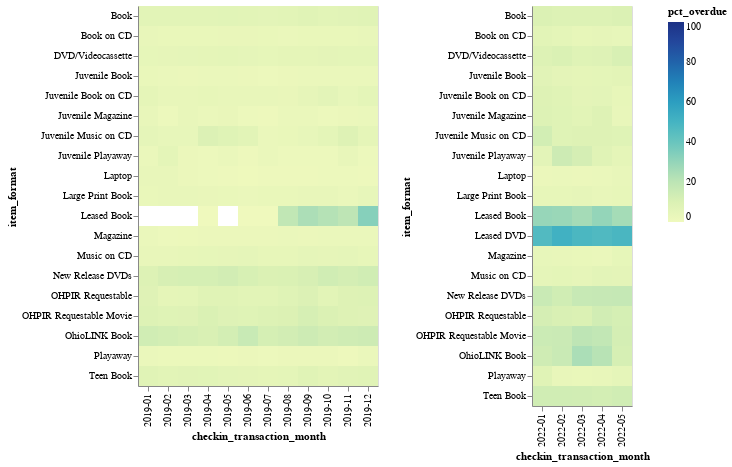

Notebook source saved alongside this figure:
### Code cell
charts[0] | charts[3]

### Figure 1 — Vega-Lite specification as saved in the notebook (floating-point values rounded to 4 significant figures; data arrays with more than 128 entries replaced by an {"elided": "..."} marker saying what was removed)
{"config": {"view": {"continuousWidth": 400, "continuousHeight": 300}}, "hconcat": [{"data": {"name": "data-520d83eb0bea68b014a6511f239903ee"}, "mark": "rect", "encoding": {"color": {"field": "pct_overdue", "scale": {"domain": [0, 100]}, "type": "quantitative"}, "tooltip": [{"field": "item_format", "type": "nominal"}, {"field": "checkin_transaction_month", "type": "nominal"}, {"field": "checkin_transaction_month", "type": "nominal"}, {"field": "pct_overdue", "type": "quantitative"}], "x": {"field": "checkin_transaction_month", "type": "ordinal"}, "y": {"field": "item_format", "type": "ordinal"}}}, {"data": {"name": "data-ebd4f9db6db1053c2f300686da89bcb4"}, "mark": "rect", "encoding": {"color": {"field": "pct_overdue", "scale": {"domain": [0, 100]}, "type": "quantitative"}, "tooltip": [{"field": "item_format", "type": "nominal"}, {"field": "checkin_transaction_month", "type": "nominal"}, {"field": "checkin_transaction_month", "type": "nominal"}, {"field": "pct_overdue", "type": "quantitative"}], "x": {"field": "checkin_transaction_month", "type": "ordinal"}, "y": {"field": "item_format", "type": "ordinal"}}}], "$schema": "https://vega.github.io/schema/vega-lite/v4.17.0.json", "datasets": {"data-520d83eb0bea68b014a6511f239903ee": {"elided": "224 records"}, "data-ebd4f9db6db1053c2f300686da89bcb4": [{"checkin_transaction_month": "2022-01", "checkin_transaction_year": "2022", "itype_code_num": 0, "item_format": "Book", "ptype_code": 0, "count_checkins": 81166, "count_overdue": 8094, "pct_overdue": 9.97, "count_not_overdue": 73072, "avg_overdue_days": -14.55}, {"checkin_transaction_month": "2022-01", "checkin_transaction_year": "2022", "itype_code_num": 2, "item_format": "Juvenile Book", "ptype_code": 0, "count_checkins": 82041, "count_overdue": 5652, "pct_overdue": 6.89, "count_not_overdue": 76389, "avg_overdue_days": -14.92}, {"checkin_transaction_month": "2022-01", "checkin_transaction_year": "2022", "itype_code_num": 4, "item_format": "Teen Book", "ptype_code": 0, "count_checkins": 6770, "count_overdue": 924, "pct_overdue": 13.65, "count_not_overdue": 5846, "avg_overdue_days": -11.1}, {"checkin_transaction_month": "2022-01", "checkin_transaction_year": "2022", "itype_code_num": 6, "item_format": "Leased Book", "ptype_code": 0, "count_checkins": 2130, "count_overdue": 623, "pct_overdue": 29.25, "count_not_overdue": 1507, "avg_overdue_days": -11.36}, {"checkin_transaction_month": "2022-01", "checkin_transaction_year": "2022", "itype_code_num": 20, "item_format": "Large Print Book", "ptype_code": 0, "count_checkins": 7278, "count_overdue": 306, "pct_overdue": 4.2, "count_not_overdue": 6972, "avg_overdue_days": -8.35}, {"checkin_transaction_month": "2022-01", "checkin_transaction_year": "2022", "itype_code_num": 30, "item_format": "Magazine", "ptype_code": 0, "count_checkins": 9990, "count_overdue": 388, "pct_overdue": 3.88, "count_not_overdue": 9602, "avg_overdue_days": -24.35}, {"checkin_transaction_month": "2022-01", "checkin_transaction_year": "2022", "itype_code_num": 31, "item_format": "Juvenile Magazine", "ptype_code": 0, "count_checkins": 315, "count_overdue": 28, "pct_overdue": 8.89, "count_not_overdue": 287, "avg_overdue_days": -10.07}, {"checkin_transaction_month": "2022-01", "checkin_transaction_year": "2022", "itype_code_num": 70, "item_format": "Book on CD", "ptype_code": 0, "count_checkins": 3058, "count_overdue": 200, "pct_overdue": 6.54, "count_not_overdue": 2858, "avg_overdue_days": -5.91}, {"checkin_transaction_month": "2022-01", "checkin_transaction_year": "2022", "itype_code_num": 71, "item_format": "Juvenile Book on CD", "ptype_code": 0, "count_checkins": 515, "count_overdue": 43, "pct_overdue": 8.35, "count_not_overdue": 472, "avg_overdue_days": -17.07}, {"checkin_transaction_month": "2022-01", "checkin_transaction_year": "2022", "itype_code_num": 77, "item_format": "Music on CD", "ptype_code": 0, "count_checkins": 12507, "count_overdue": 607, "pct_overdue": 4.85, "count_not_overdue": 11900, "avg_overdue_days": -22.42}, {"checkin_transaction_month": "2022-01", "checkin_transaction_year": "2022", "itype_code_num": 78, "item_format": "Juvenile Music on CD", "ptype_code": 0, "count_checkins": 412, "count_overdue": 53, "pct_overdue": 12.86, "count_not_overdue": 359, "avg_overdue_days": -7.67}, {"checkin_transaction_month": "2022-01", "checkin_transaction_year": "2022", "itype_code_num": 90, "item_format": "Playaway", "ptype_code": 0, "count_checkins": 493, "count_overdue": 36, "pct_overdue": 7.3, "count_not_overdue": 457, "avg_overdue_days": -16.87}, {"checkin_transaction_month": "2022-01", "checkin_transaction_year": "2022", "itype_code_num": 91, "item_format": "Juvenile Playaway", "ptype_code": 0, "count_checkins": 204, "count_overdue": 12, "pct_overdue": 5.88, "count_not_overdue": 192, "avg_overdue_days": -18.39}, {"checkin_transaction_month": "2022-01", "checkin_transaction_year": "2022", "itype_code_num": 100, "item_format": "New Release DVDs", "ptype_code": 0, "count_checkins": 18340, "count_overdue": 2926, "pct_overdue": 15.95, "count_not_overdue": 15414, "avg_overdue_days": -0.41}, {"checkin_transaction_month": "2022-01", "checkin_transaction_year": "2022", "itype_code_num": 101, "item_format": "DVD/Videocassette", "ptype_code": 0, "count_checkins": 49070, "count_overdue": 4409, "pct_overdue": 8.99, "count_not_overdue": 44661, "avg_overdue_days": -2.83}, {"checkin_transaction_month": "2022-01", "checkin_transaction_year": "2022", "itype_code_num": 105, "item_format": "Leased DVD", "ptype_code": 0, "count_checkins": 2323, "count_overdue": 1078, "pct_overdue": 46.41, "count_not_overdue": 1245, "avg_overdue_days": 1.79}, {"checkin_transaction_month": "2022-01", "checkin_transaction_year": "2022", "itype_code_num": 113, "item_format": "Laptop", "ptype_code": 0, "count_checkins": 779, "count_overdue": 15, "pct_overdue": 1.93, "count_not_overdue": 764, "avg_overdue_days": -0.11}, {"checkin_transaction_month": "2022-01", "checkin_transaction_year": "2022", "itype_code_num": 200, "item_format": "OhioLINK Book", "ptype_code": 0, "count_checkins": 484, "count_overdue": 68, "pct_overdue": 14.05, "count_not_overdue": 416, "avg_overdue_days": 30.6}, {"checkin_transaction_month": "2022-01", "checkin_transaction_year": "2022", "itype_code_num": 230, "item_format": "OHPIR Requestable", "ptype_code": 0, "count_checkins": 1849, "count_overdue": 224, "pct_overdue": 12.11, "count_not_overdue": 1625, "avg_overdue_days": 13.77}, {"checkin_transaction_month": "2022-01", "checkin_transaction_year": "2022", "itype_code_num": 231, "item_format": "OHPIR Requestable Movie", "ptype_code": 0, "count_checkins": 1075, "count_overdue": 165, "pct_overdue": 15.35, "count_not_overdue": 910, "avg_overdue_days": 35.01}, {"checkin_transaction_month": "2022-02", "checkin_transaction_year": "2022", "itype_code_num": 0, "item_format": "Book", "ptype_code": 0, "count_checkins": 72063, "count_overdue": 6526, "pct_overdue": 9.06, "count_not_overdue": 65537, "avg_overdue_days": -15.84}, {"checkin_transaction_month": "2022-02", "checkin_transaction_year": "2022", "itype_code_num": 2, "item_format": "Juvenile Book", "ptype_code": 0, "count_checkins": 80097, "count_overdue": 4506, "pct_overdue": 5.63, "count_not_overdue": 75591, "avg_overdue_days": -17.29}, {"checkin_transaction_month": "2022-02", "checkin_transaction_year": "2022", "itype_code_num": 4, "item_format": "Teen Book", "ptype_code": 0, "count_checkins": 6155, "count_overdue": 835, "pct_overdue": 13.57, "count_not_overdue": 5320, "avg_overdue_days": 0.17}, {"checkin_transaction_month": "2022-02", "checkin_transaction_year": "2022", "itype_code_num": 6, "item_format": "Leased Book", "ptype_code": 0, "count_checkins": 1646, "count_overdue": 469, "pct_overdue": 28.49, "count_not_overdue": 1177, "avg_overdue_days": -11.42}, {"checkin_transaction_month": "2022-02", "checkin_transaction_year": "2022", "itype_code_num": 20, "item_format": "Large Print Book", "ptype_code": 0, "count_checkins": 6859, "count_overdue": 273, "pct_overdue": 3.98, "count_not_overdue": 6586, "avg_overdue_days": -17.25}, {"checkin_transaction_month": "2022-02", "checkin_transaction_year": "2022", "itype_code_num": 30, "item_format": "Magazine", "ptype_code": 0, "count_checkins": 9043, "count_overdue": 320, "pct_overdue": 3.54, "count_not_overdue": 8723, "avg_overdue_days": -24.92}, {"checkin_transaction_month": "2022-02", "checkin_transaction_year": "2022", "itype_code_num": 31, "item_format": "Juvenile Magazine", "ptype_code": 0, "count_checkins": 322, "count_overdue": 25, "pct_overdue": 7.76, "count_not_overdue": 297, "avg_overdue_days": -16.16}, {"checkin_transaction_month": "2022-02", "checkin_transaction_year": "2022", "itype_code_num": 70, "item_format": "Book on CD", "ptype_code": 0, "count_checkins": 2688, "count_overdue": 150, "pct_overdue": 5.58, "count_not_overdue": 2538, "avg_overdue_days": -11.55}, {"checkin_transaction_month": "2022-02", "checkin_transaction_year": "2022", "itype_code_num": 71, "item_format": "Juvenile Book on CD", "ptype_code": 0, "count_checkins": 490, "count_overdue": 37, "pct_overdue": 7.55, "count_not_overdue": 453, "avg_overdue_days": -16.09}, {"checkin_transaction_month": "2022-02", "checkin_transaction_year": "2022", "itype_code_num": 77, "item_format": "Music on CD", "ptype_code": 0, "count_checkins": 11368, "count_overdue": 628, "pct_overdue": 5.52, "count_not_overdue": 10740, "avg_overdue_days": -25.94}, {"checkin_transaction_month": "2022-02", "checkin_transaction_year": "2022", "itype_code_num": 78, "item_format": "Juvenile Music on CD", "ptype_code": 0, "count_checkins": 280, "count_overdue": 22, "pct_overdue": 7.86, "count_not_overdue": 258, "avg_overdue_days": -13.37}, {"checkin_transaction_month": "2022-02", "checkin_transaction_year": "2022", "itype_code_num": 90, "item_format": "Playaway", "ptype_code": 0, "count_checkins": 435, "count_overdue": 16, "pct_overdue": 3.68, "count_not_overdue": 419, "avg_overdue_days": -15.53}, {"checkin_transaction_month": "2022-02", "checkin_transaction_year": "2022", "itype_code_num": 91, "item_format": "Juvenile Playaway", "ptype_code": 0, "count_checkins": 204, "count_overdue": 30, "pct_overdue": 14.71, "count_not_overdue": 174, "avg_overdue_days": -16.12}, {"checkin_transaction_month": "2022-02", "checkin_transaction_year": "2022", "itype_code_num": 100, "item_format": "New Release DVDs", "ptype_code": 0, "count_checkins": 16426, "count_overdue": 2255, "pct_overdue": 13.73, "count_not_overdue": 14171, "avg_overdue_days": -0.34}, {"checkin_transaction_month": "2022-02", "checkin_transaction_year": "2022", "itype_code_num": 101, "item_format": "DVD/Videocassette", "ptype_code": 0, "count_checkins": 44822, "count_overdue": 4623, "pct_overdue": 10.31, "count_not_overdue": 40199, "avg_overdue_days": 0.18}, {"checkin_transaction_month": "2022-02", "checkin_transaction_year": "2022", "itype_code_num": 105, "item_format": "Leased DVD", "ptype_code": 0, "count_checkins": 1639, "count_overdue": 845, "pct_overdue": 51.56, "count_not_overdue": 794, "avg_overdue_days": 2.67}, {"checkin_transaction_month": "2022-02", "checkin_transaction_year": "2022", "itype_code_num": 113, "item_format": "Laptop", "ptype_code": 0, "count_checkins": 926, "count_overdue": 25, "pct_overdue": 2.7, "count_not_overdue": 901, "avg_overdue_days": -0.11}, {"checkin_transaction_month": "2022-02", "checkin_transaction_year": "2022", "itype_code_num": 200, "item_format": "OhioLINK Book", "ptype_code": 0, "count_checkins": 415, "count_overdue": 66, "pct_overdue": 15.9, "count_not_overdue": 349, "avg_overdue_days": -8.05}, {"checkin_transaction_month": "2022-02", "checkin_transaction_year": "2022", "itype_code_num": 230, "item_format": "OHPIR Requestable", "ptype_code": 0, "count_checkins": 1418, "count_overdue": 153, "pct_overdue": 10.79, "count_not_overdue": 1265, "avg_overdue_days": -10.69}, {"checkin_transaction_month": "2022-02", "checkin_transaction_year": "2022", "itype_code_num": 231, "item_format": "OHPIR Requestable Movie", "ptype_code": 0, "count_checkins": 937, "count_overdue": 148, "pct_overdue": 15.8, "count_not_overdue": 789, "avg_overdue_days": 17.19}, {"checkin_transaction_month": "2022-03", "checkin_transaction_year": "2022", "itype_code_num": 0, "item_format": "Book", "ptype_code": 0, "count_checkins": 82632, "count_overdue": 7443, "pct_overdue": 9.01, "count_not_overdue": 75189, "avg_overdue_days": -14.09}, {"checkin_transaction_month": "2022-03", "checkin_transaction_year": "2022", "itype_code_num": 2, "item_format": "Juvenile Book", "ptype_code": 0, "count_checkins": 96055, "count_overdue": 4975, "pct_overdue": 5.18, "count_not_overdue": 91080, "avg_overdue_days": -16.86}, {"checkin_transaction_month": "2022-03", "checkin_transaction_year": "2022", "itype_code_num": 4, "item_format": "Teen Book", "ptype_code": 0, "count_checkins": 7529, "count_overdue": 995, "pct_overdue": 13.22, "count_not_overdue": 6534, "avg_overdue_days": -8.88}, {"checkin_transaction_month": "2022-03", "checkin_transaction_year": "2022", "itype_code_num": 6, "item_format": "Leased Book", "ptype_code": 0, "count_checkins": 1796, "count_overdue": 466, "pct_overdue": 25.95, "count_not_overdue": 1330, "avg_overdue_days": -12.04}, {"checkin_transaction_month": "2022-03", "checkin_transaction_year": "2022", "itype_code_num": 20, "item_format": "Large Print Book", "ptype_code": 0, "count_checkins": 7977, "count_overdue": 368, "pct_overdue": 4.61, "count_not_overdue": 7609, "avg_overdue_days": -16.32}, {"checkin_transaction_month": "2022-03", "checkin_transaction_year": "2022", "itype_code_num": 30, "item_format": "Magazine", "ptype_code": 0, "count_checkins": 10282, "count_overdue": 298, "pct_overdue": 2.9, "count_not_overdue": 9984, "avg_overdue_days": -25.05}, {"checkin_transaction_month": "2022-03", "checkin_transaction_year": "2022", "itype_code_num": 31, "item_format": "Juvenile Magazine", "ptype_code": 0, "count_checkins": 429, "count_overdue": 27, "pct_overdue": 6.29, "count_not_overdue": 402, "avg_overdue_days": -14.82}, {"checkin_transaction_month": "2022-03", "checkin_transaction_year": "2022", "itype_code_num": 70, "item_format": "Book on CD", "ptype_code": 0, "count_checkins": 3030, "count_overdue": 121, "pct_overdue": 3.99, "count_not_overdue": 2909, "avg_overdue_days": -19.36}, {"checkin_transaction_month": "2022-03", "checkin_transaction_year": "2022", "itype_code_num": 71, "item_format": "Juvenile Book on CD", "ptype_code": 0, "count_checkins": 619, "count_overdue": 35, "pct_overdue": 5.65, "count_not_overdue": 584, "avg_overdue_days": -17.42}, {"checkin_transaction_month": "2022-03", "checkin_transaction_year": "2022", "itype_code_num": 77, "item_format": "Music on CD", "ptype_code": 0, "count_checkins": 12453, "count_overdue": 571, "pct_overdue": 4.59, "count_not_overdue": 11882, "avg_overdue_days": -21.63}, {"checkin_transaction_month": "2022-03", "checkin_transaction_year": "2022", "itype_code_num": 78, "item_format": "Juvenile Music on CD", "ptype_code": 0, "count_checkins": 334, "count_overdue": 28, "pct_overdue": 8.38, "count_not_overdue": 306, "avg_overdue_days": -18.45}, {"checkin_transaction_month": "2022-03", "checkin_transaction_year": "2022", "itype_code_num": 90, "item_format": "Playaway", "ptype_code": 0, "count_checkins": 613, "count_overdue": 18, "pct_overdue": 2.94, "count_not_overdue": 595, "avg_overdue_days": -21.13}, {"checkin_transaction_month": "2022-03", "checkin_transaction_year": "2022", "itype_code_num": 91, "item_format": "Juvenile Playaway", "ptype_code": 0, "count_checkins": 214, "count_overdue": 26, "pct_overdue": 12.15, "count_not_overdue": 188, "avg_overdue_days": -15.16}, {"checkin_transaction_month": "2022-03", "checkin_transaction_year": "2022", "itype_code_num": 100, "item_format": "New Release DVDs", "ptype_code": 0, "count_checkins": 18426, "count_overdue": 3078, "pct_overdue": 16.7, "count_not_overdue": 15348, "avg_overdue_days": -1.43}, {"checkin_transaction_month": "2022-03", "checkin_transaction_year": "2022", "itype_code_num": 101, "item_format": "DVD/Videocassette", "ptype_code": 0, "count_checkins": 50511, "count_overdue": 4065, "pct_overdue": 8.05, "count_not_overdue": 46446, "avg_overdue_days": -3.97}, {"checkin_transaction_month": "2022-03", "checkin_transaction_year": "2022", "itype_code_num": 105, "item_format": "Leased DVD", "ptype_code": 0, "count_checkins": 1460, "count_overdue": 707, "pct_overdue": 48.42, "count_not_overdue": 753, "avg_overdue_days": 2.68}, {"checkin_transaction_month": "2022-03", "checkin_transaction_year": "2022", "itype_code_num": 113, "item_format": "Laptop", "ptype_code": 0, "count_checkins": 902, "count_overdue": 18, "pct_overdue": 2.0, "count_not_overdue": 884, "avg_overdue_days": -0.11}, {"checkin_transaction_month": "2022-03", "checkin_transaction_year": "2022", "itype_code_num": 200, "item_format": "OhioLINK Book", "ptype_code": 0, "count_checkins": 442, "count_overdue": 108, "pct_overdue": 24.43, "count_not_overdue": 334, "avg_overdue_days": -5.1}, {"checkin_transaction_month": "2022-03", "checkin_transaction_year": "2022", "itype_code_num": 230, "item_format": "OHPIR Requestable", "ptype_code": 0, "count_checkins": 1626, "count_overdue": 163, "pct_overdue": 10.02, "count_not_overdue": 1463, "avg_overdue_days": 0.8}, {"checkin_transaction_month": "2022-03", "checkin_transaction_year": "2022", "itype_code_num": 231, "item_format": "OHPIR Requestable Movie", "ptype_code": 0, "count_checkins": 916, "count_overdue": 180, "pct_overdue": 19.65, "count_not_overdue": 736, "avg_overdue_days": 39.21}, {"checkin_transaction_month": "2022-04", "checkin_transaction_year": "2022", "itype_code_num": 0, "item_format": "Book", "ptype_code": 0, "count_checkins": 79192, "count_overdue": 7133, "pct_overdue": 9.01, "count_not_overdue": 72059, "avg_overdue_days": -14.15}, {"checkin_transaction_month": "2022-04", "checkin_transaction_year": "2022", "itype_code_num": 2, "item_format": "Juvenile Book", "ptype_code": 0, "count_checkins": 91085, "count_overdue": 4846, "pct_overdue": 5.32, "count_not_overdue": 86239, "avg_overdue_days": -16.98}, {"checkin_transaction_month": "2022-04", "checkin_transaction_year": "2022", "itype_code_num": 4, "item_format": "Teen Book", "ptype_code": 0, "count_checkins": 6937, "count_overdue": 874, "pct_overdue": 12.6, "count_not_overdue": 6063, "avg_overdue_days": -5.37}, {"checkin_transaction_month": "2022-04", "checkin_transaction_year": "2022", "itype_code_num": 6, "item_format": "Leased Book", "ptype_code": 0, "count_checkins": 1928, "count_overdue": 577, "pct_overdue": 29.93, "count_not_overdue": 1351, "avg_overdue_days": 8.73}, {"checkin_transaction_month": "2022-04", "checkin_transaction_year": "2022", "itype_code_num": 20, "item_format": "Large Print Book", "ptype_code": 0, "count_checkins": 7466, "count_overdue": 272, "pct_overdue": 3.64, "count_not_overdue": 7194, "avg_overdue_days": -18.91}, {"checkin_transaction_month": "2022-04", "checkin_transaction_year": "2022", "itype_code_num": 30, "item_format": "Magazine", "ptype_code": 0, "count_checkins": 9966, "count_overdue": 238, "pct_overdue": 2.39, "count_not_overdue": 9728, "avg_overdue_days": -25.73}, {"checkin_transaction_month": "2022-04", "checkin_transaction_year": "2022", "itype_code_num": 31, "item_format": "Juvenile Magazine", "ptype_code": 0, "count_checkins": 353, "count_overdue": 30, "pct_overdue": 8.5, "count_not_overdue": 323, "avg_overdue_days": -7.55}, {"checkin_transaction_month": "2022-04", "checkin_transaction_year": "2022", "itype_code_num": 70, "item_format": "Book on CD", "ptype_code": 0, "count_checkins": 3127, "count_overdue": 145, "pct_overdue": 4.64, "count_not_overdue": 2982, "avg_overdue_days": -18.94}, {"checkin_transaction_month": "2022-04", "checkin_transaction_year": "2022", "itype_code_num": 71, "item_format": "Juvenile Book on CD", "ptype_code": 0, "count_checkins": 586, "count_overdue": 34, "pct_overdue": 5.8, "count_not_overdue": 552, "avg_overdue_days": -17.14}, {"checkin_transaction_month": "2022-04", "checkin_transaction_year": "2022", "itype_code_num": 77, "item_format": "Music on CD", "ptype_code": 0, "count_checkins": 11791, "count_overdue": 698, "pct_overdue": 5.92, "count_not_overdue": 11093, "avg_overdue_days": -22.44}, {"checkin_transaction_month": "2022-04", "checkin_transaction_year": "2022", "itype_code_num": 78, "item_format": "Juvenile Music on CD", "ptype_code": 0, "count_checkins": 304, "count_overdue": 26, "pct_overdue": 8.55, "count_not_overdue": 278, "avg_overdue_days": -22.2}, {"checkin_transaction_month": "2022-04", "checkin_transaction_year": "2022", "itype_code_num": 90, "item_format": "Playaway", "ptype_code": 0, "count_checkins": 544, "count_overdue": 18, "pct_overdue": 3.31, "count_not_overdue": 526, "avg_overdue_days": -19.4}, {"checkin_transaction_month": "2022-04", "checkin_transaction_year": "2022", "itype_code_num": 91, "item_format": "Juvenile Playaway", "ptype_code": 0, "count_checkins": 218, "count_overdue": 16, "pct_overdue": 7.34, "count_not_overdue": 202, "avg_overdue_days": -12.95}, {"checkin_transaction_month": "2022-04", "checkin_transaction_year": "2022", "itype_code_num": 100, "item_format": "New Release DVDs", "ptype_code": 0, "count_checkins": 17904, "count_overdue": 3063, "pct_overdue": 17.11, "count_not_overdue": 14841, "avg_overdue_days": -2.27}, {"checkin_transaction_month": "2022-04", "checkin_transaction_year": "2022", "itype_code_num": 101, "item_format": "DVD/Videocassette", "ptype_code": 0, "count_checkins": 47789, "count_overdue": 3971, "pct_overdue": 8.31, "count_not_overdue": 43818, "avg_overdue_days": -3.85}, {"checkin_transaction_month": "2022-04", "checkin_transaction_year": "2022", "itype_code_num": 105, "item_format": "Leased DVD", "ptype_code": 0, "count_checkins": 1439, "count_overdue": 676, "pct_overdue": 46.98, "count_not_overdue": 763, "avg_overdue_days": 15.28}, {"checkin_transaction_month": "2022-04", "checkin_transaction_year": "2022", "itype_code_num": 113, "item_format": "Laptop", "ptype_code": 0, "count_checkins": 925, "count_overdue": 21, "pct_overdue": 2.27, "count_not_overdue": 904, "avg_overdue_days": -0.12}, {"checkin_transaction_month": "2022-04", "checkin_transaction_year": "2022", "itype_code_num": 200, "item_format": "OhioLINK Book", "ptype_code": 0, "count_checkins": 391, "count_overdue": 83, "pct_overdue": 21.23, "count_not_overdue": 308, "avg_overdue_days": 42.28}, {"checkin_transaction_month": "2022-04", "checkin_transaction_year": "2022", "itype_code_num": 230, "item_format": "OHPIR Requestable", "ptype_code": 0, "count_checkins": 1302, "count_overdue": 174, "pct_overdue": 13.36, "count_not_overdue": 1128, "avg_overdue_days": -9.43}, {"checkin_transaction_month": "2022-04", "checkin_transaction_year": "2022", "itype_code_num": 231, "item_format": "OHPIR Requestable Movie", "ptype_code": 0, "count_checkins": 478, "count_overdue": 88, "pct_overdue": 18.41, "count_not_overdue": 390, "avg_overdue_days": 37.08}, {"checkin_transaction_month": "2022-05", "checkin_transaction_year": "2022", "itype_code_num": 0, "item_format": "Book", "ptype_code": 0, "count_checkins": 36254, "count_overdue": 3639, "pct_overdue": 10.04, "count_not_overdue": 32615, "avg_overdue_days": -10.09}, {"checkin_transaction_month": "2022-05", "checkin_transaction_year": "2022", "itype_code_num": 2, "item_format": "Juvenile Book", "ptype_code": 0, "count_checkins": 40550, "count_overdue": 2481, "pct_overdue": 6.12, "count_not_overdue": 38069, "avg_overdue_days": -16.35}, {"checkin_transaction_month": "2022-05", "checkin_transaction_year": "2022", "itype_code_num": 4, "item_format": "Teen Book", "ptype_code": 0, "count_checkins": 3217, "count_overdue": 440, "pct_overdue": 13.68, "count_not_overdue": 2777, "avg_overdue_days": -11.9}, {"checkin_transaction_month": "2022-05", "checkin_transaction_year": "2022", "itype_code_num": 6, "item_format": "Leased Book", "ptype_code": 0, "count_checkins": 853, "count_overdue": 221, "pct_overdue": 25.91, "count_not_overdue": 632, "avg_overdue_days": -12.13}, {"checkin_transaction_month": "2022-05", "checkin_transaction_year": "2022", "itype_code_num": 20, "item_format": "Large Print Book", "ptype_code": 0, "count_checkins": 3421, "count_overdue": 133, "pct_overdue": 3.89, "count_not_overdue": 3288, "avg_overdue_days": -21.29}, {"checkin_transaction_month": "2022-05", "checkin_transaction_year": "2022", "itype_code_num": 30, "item_format": "Magazine", "ptype_code": 0, "count_checkins": 4619, "count_overdue": 202, "pct_overdue": 4.37, "count_not_overdue": 4417, "avg_overdue_days": -23.43}, {"checkin_transaction_month": "2022-05", "checkin_transaction_year": "2022", "itype_code_num": 31, "item_format": "Juvenile Magazine", "ptype_code": 0, "count_checkins": 198, "count_overdue": 7, "pct_overdue": 3.54, "count_not_overdue": 191, "avg_overdue_days": -16.21}, {"checkin_transaction_month": "2022-05", "checkin_transaction_year": "2022", "itype_code_num": 70, "item_format": "Book on CD", "ptype_code": 0, "count_checkins": 1383, "count_overdue": 52, "pct_overdue": 3.76, "count_not_overdue": 1331, "avg_overdue_days": -20.27}, {"checkin_transaction_month": "2022-05", "checkin_transaction_year": "2022", "itype_code_num": 71, "item_format": "Juvenile Book on CD", "ptype_code": 0, "count_checkins": 254, "count_overdue": 10, "pct_overdue": 3.94, "count_not_overdue": 244, "avg_overdue_days": -18.3}, {"checkin_transaction_month": "2022-05", "checkin_transaction_year": "2022", "itype_code_num": 77, "item_format": "Music on CD", "ptype_code": 0, "count_checkins": 4831, "count_overdue": 278, "pct_overdue": 5.75, "count_not_overdue": 4553, "avg_overdue_days": -24.82}, {"checkin_transaction_month": "2022-05", "checkin_transaction_year": "2022", "itype_code_num": 78, "item_format": "Juvenile Music on CD", "ptype_code": 0, "count_checkins": 167, "count_overdue": 13, "pct_overdue": 7.78, "count_not_overdue": 154, "avg_overdue_days": -19.29}, {"checkin_transaction_month": "2022-05", "checkin_transaction_year": "2022", "itype_code_num": 90, "item_format": "Playaway", "ptype_code": 0, "count_checkins": 220, "count_overdue": 11, "pct_overdue": 5.0, "count_not_overdue": 209, "avg_overdue_days": -18.23}, {"checkin_transaction_month": "2022-05", "checkin_transaction_year": "2022", "itype_code_num": 91, "item_format": "Juvenile Playaway", "ptype_code": 0, "count_checkins": 79, "count_overdue": 4, "pct_overdue": 5.06, "count_not_overdue": 75, "avg_overdue_days": -13.68}, {"checkin_transaction_month": "2022-05", "checkin_transaction_year": "2022", "itype_code_num": 100, "item_format": "New Release DVDs", "ptype_code": 0, "count_checkins": 7202, "count_overdue": 1243, "pct_overdue": 17.26, "count_not_overdue": 5959, "avg_overdue_days": -2.26}, {"checkin_transaction_month": "2022-05", "checkin_transaction_year": "2022", "itype_code_num": 101, "item_format": "DVD/Videocassette", "ptype_code": 0, "count_checkins": 21051, "count_overdue": 2308, "pct_overdue": 10.96, "count_not_overdue": 18743, "avg_overdue_days": -3.22}, {"checkin_transaction_month": "2022-05", "checkin_transaction_year": "2022", "itype_code_num": 105, "item_format": "Leased DVD", "ptype_code": 0, "count_checkins": 546, "count_overdue": 265, "pct_overdue": 48.53, "count_not_overdue": 281, "avg_overdue_days": 2.54}, {"checkin_transaction_month": "2022-05", "checkin_transaction_year": "2022", "itype_code_num": 113, "item_format": "Laptop", "ptype_code": 0, "count_checkins": 560, "count_overdue": 20, "pct_overdue": 3.57, "count_not_overdue": 540, "avg_overdue_days": -0.12}, {"checkin_transaction_month": "2022-05", "checkin_transaction_year": "2022", "itype_code_num": 200, "item_format": "OhioLINK Book", "ptype_code": 0, "count_checkins": 169, "count_overdue": 20, "pct_overdue": 11.83, "count_not_overdue": 149, "avg_overdue_days": -10.26}, {"checkin_transaction_month": "2022-05", "checkin_transaction_year": "2022", "itype_code_num": 230, "item_format": "OHPIR Requestable", "ptype_code": 0, "count_checkins": 575, "count_overdue": 69, "pct_overdue": 12.0, "count_not_overdue": 506, "avg_overdue_days": 22.4}, {"checkin_transaction_month": "2022-05", "checkin_transaction_year": "2022", "itype_code_num": 231, "item_format": "OHPIR Requestable Movie", "ptype_code": 0, "count_checkins": 477, "count_overdue": 59, "pct_overdue": 12.37, "count_not_overdue": 418, "avg_overdue_days": 36.51}]}}
